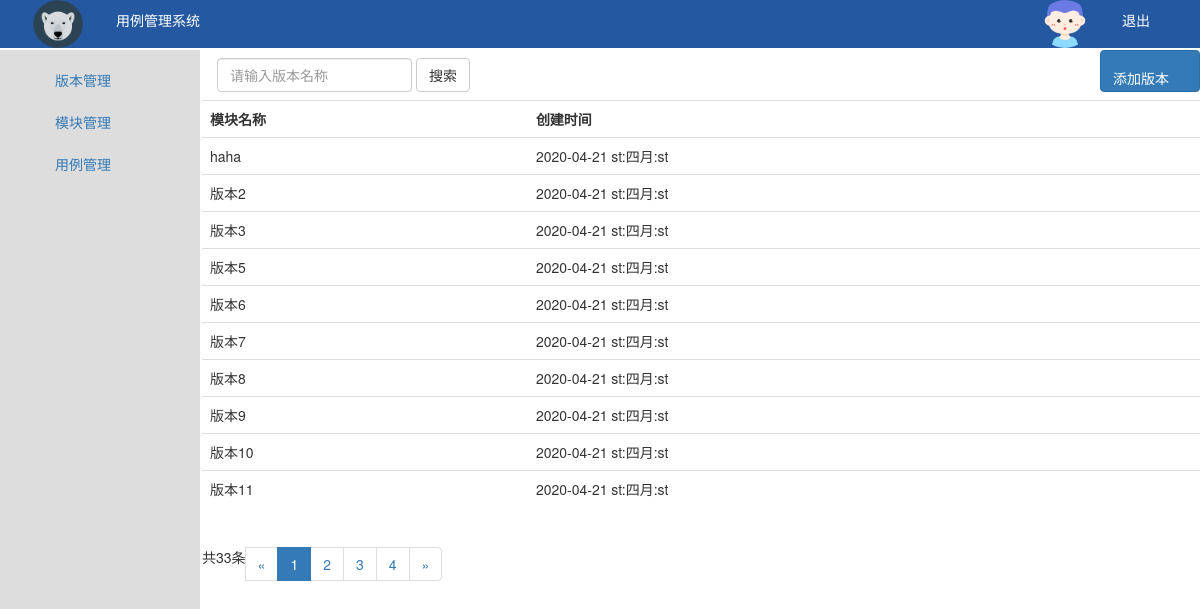
Page /tcmanage/versions on the committed database.
### tcmanage/models.py (models this page shows, shortened)
class TcVersion(models.Model):
	version_name = models.CharField(max_length=20,verbose_name='版本名称',unique=True)
	create_time = models.DateField(verbose_name='创建时间',auto_now_add=True)
	update_time = models.DateTimeField(verbose_name='更新时间',auto_now=True)
	class Meta:
		ordering = ['-create_time']

### tcmanage/views.py (the view)
# urls.py: path('versions', views.get_version,name='versions'),
def get_version(request):
	context = {}
	version_form = request.GET.get('version_name')
	if version_form:
		search_version = TcVersion.objects.filter(version_name=version_form)
		context['search_version'] = search_version
	else:
		version_list = TcVersion.objects.all()
		paginator = Paginator(version_list,10)  #每10条1页
		page_num = request.GET.get('page',1)  #获取第一页
		page_of_versions = paginator.get_page(page_num)
		current_page_num = page_of_versions.number  #获得当前页
		range_page = list(range(max(current_page_num-2,1),current_page_num))+\
                list(range(current_page_num, min(current_page_num+2,paginator.num_pages)+1))
		if range_page[0]!=1:
			range_page.insert(0,1)
		if range_page[-1]!=paginator.num_pages:
			range_page.append(paginator.num_pages)
		if range_page[0]-1>=2:
			range_page.insert(0,'...')
		if paginator.num_pages-range_page[-1]>=2:
			range_page.append('...')
		context['page_of_versions']=page_of_versions
		context['versions'] = page_of_versions.object_list
		context['version_list'] = version_list
		context['range_page'] = range_page
	context['username'] = request.user.username
	return render(request,'versions.html',context)

### templates/versions.html
{% extends 'base.html' %}
{% load static %}
{% block search %}
	<form class="navbar-form navbar-left" role="search" action="{% url 'versions' %}">
		  <div class="form-group">
		    <input name="version_name" type="text" class="form-control" placeholder="请输入版本名称">
		  </div>
		  <button type="submit" class="btn btn-default">搜索</button>
	</form>
	<a class="btn btn-primary" href="{% url 'add_version' %}" role="button"
	style="padding-top: 20px; float: right; line-height: 1;padding-right:30px;">添加版本</a>
{% endblock %}
{% block content %}
	<div>
	<table class="table">
		<tr>
		  <th>模块名称</th>
		  <th>创建时间</th>
		</tr>
			{% if search_version %}
			{% for foo in search_version %}
			<td>{{ foo.version_name }}</td>
			<td>{{foo.create_time }}</td>
			{%endfor%}
			{% else %}
						{% for version in versions %}
			<tr>
				<td>
				{{ version.version_name }}
				</td>
				<td>
					{{  version.create_time | date:'Y-m-d S:M:S'}}
				</td>
			</tr>
				{% empty %}
				<tr>
					<td>暂无数据</td>
				</tr>
			{% endfor %}
			{% endif %}
	</table>
</div>
	<div class="footer">
	<nav aria-label="Page navigation">
	  <ul class="pagination">
	  	<span>共{{page_of_versions.paginator.count}}条</span>
	                <li>
                        {%if page_of_versions.has_previous%}
                          <a href="?page={{page_of_versions.previous_page_number}}" aria-label="Previous">
                            <span aria-hidden="true">&laquo;</span>
                          </a>
                        {%else%}
                        <span aria-hidden="true">&laquo;</span>
                        {%endif%}
                      </li>
                       {%for page_num in  range_page%}
                        {% if page_num == page_of_versions.number %}
                            <li class="active">
                                <span>{{page_num}}</span>
                            </li>
                        {% else %}
                              {% if page_num == '...' %}
                                  <li><span>{{page_num}}</span></li>
                            {% else %}
                                <li>
                                    <a href="?page={{page_num}}">
                                        {{page_num}}
                                    </a>
                                </li>
                            {% endif %}
                        {% endif %}
                    {%endfor%}
                     <li>
                            {%if page_of_versions.has_next%}
                              <a href="?page={{page_of_versions.next_page_number}}" aria-label="Next">
                                <span aria-hidden="true">&raquo;</span>
                              </a>
                            {%else%}
                            <span aria-hidden="true">&raquo;</span>
                            {%endif%}
                      </li>
	  </ul>
	</nav>
	</div>
{% endblock %}

### static/mycss/common.css (style rules this page uses)
html,body { height: 100%; }
body { margin: 0 auto; }
.footer { position:fixed; float: right; padding-right: 30px; }
.footer span { float: left; }

### rows in the picture
TcVersion: version_name "haha", create_time "2020-04-21 st:四月:st"
TcVersion: version_name "版本2", create_time "2020-04-21 st:四月:st"
TcVersion: version_name "版本3", create_time "2020-04-21 st:四月:st"
TcVersion: version_name "版本5", create_time "2020-04-21 st:四月:st"
TcVersion: version_name "版本6", create_time "2020-04-21 st:四月:st"
TcVersion: version_name "版本7", create_time "2020-04-21 st:四月:st"
TcVersion: version_name "版本8", create_time "2020-04-21 st:四月:st"
TcVersion: version_name "版本9", create_time "2020-04-21 st:四月:st"
TcVersion: version_name "版本10", create_time "2020-04-21 st:四月:st"
TcVersion: version_name "版本11", create_time "2020-04-21 st:四月:st"

### other values in the picture
{{ page_of_versions.paginator.count }} "33"
{{ page_num }} "1"
{{ page_num }} "2" "3" "4"
